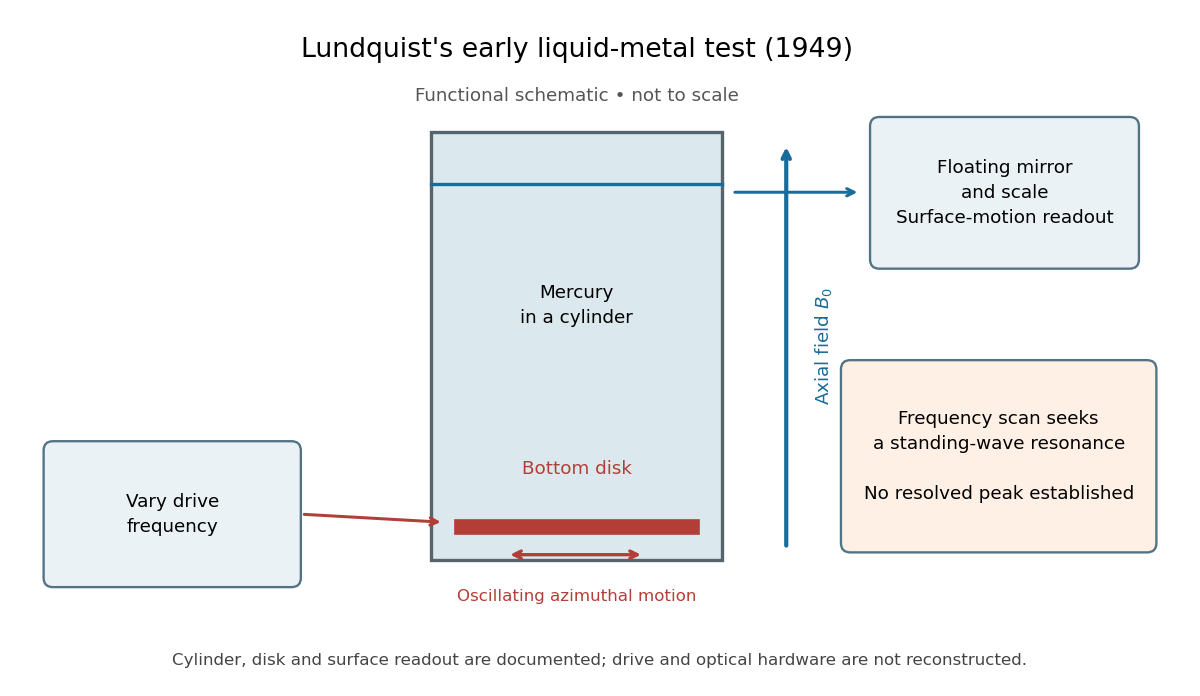

Write the Python code that produced this figure.
"""Draw the functional chain of Lundquist's 1949 mercury test.

Python 3.14 / Matplotlib 3.10.7. Run from _media to emit the matching PNG.
Original functional diagram, not a dimensional reconstruction or historical data.
Apparatus: Sheyko (2014), p.8 fig.1.4; resonance limitation: Tigrine et al.
(2019), GJI 219 S83, section 1, doi:10.1093/gji/ggz112.
"""
from pathlib import Path
import matplotlib.pyplot as plt
from matplotlib.patches import FancyBboxPatch, Rectangle

plt.rcParams.update({'font.size': 11, 'font.family': 'DejaVu Sans'})
fig, ax = plt.subplots(figsize=(10, 5.8), facecolor='white')
ax.set_xlim(0, 10)
ax.set_ylim(0, 5.8)
ax.axis('off')
BLUE = '#176c9c'
RED = '#b33e38'

def box(x, y, w, h, text, color='#eaf2f6'):
    patch = FancyBboxPatch((x, y), w, h, boxstyle='round,pad=0.08',
                           facecolor=color, edgecolor='#527385', linewidth=1.4)
    ax.add_patch(patch)
    ax.text(x + w / 2, y + h / 2, text, ha='center', va='center', linespacing=1.5)

# Connections show function, not the layout of undocumented drive/optics hardware.
box(0.30, 0.90, 2.05, 1.10, 'Vary drive\nfrequency')
box(7.40, 3.65, 2.15, 1.15, 'Floating mirror\nand scale\nSurface-motion readout')
ax.add_patch(Rectangle((3.55, 1.05), 2.50, 3.70, edgecolor='#56656d',
                       facecolor='#dbe8ed', linewidth=2))
ax.plot([3.55, 6.05], [4.30, 4.30], color=BLUE, lw=2)
ax.text(4.80, 3.25, 'Mercury\nin a cylinder', ha='center', va='center', linespacing=1.5)
ax.add_patch(Rectangle((3.75, 1.28), 2.10, 0.12, facecolor=RED, edgecolor=RED))
ax.text(4.80, 1.80, 'Bottom disk', ha='center', color=RED)
ax.annotate('', xy=(5.38, 1.10), xytext=(4.20, 1.10),
            arrowprops={'arrowstyle': '<->', 'color': RED, 'lw': 2})
ax.text(4.80, 0.70, 'Oscillating azimuthal motion', ha='center', color=RED, fontsize=10)
ax.annotate('', xy=(3.66, 1.38), xytext=(2.43, 1.45),
            arrowprops={'arrowstyle': '->', 'color': RED, 'lw': 1.8})
ax.annotate('', xy=(7.24, 4.23), xytext=(6.13, 4.23),
            arrowprops={'arrowstyle': '->', 'color': BLUE, 'lw': 1.8})
ax.annotate('', xy=(6.60, 4.65), xytext=(6.60, 1.15),
            arrowprops={'arrowstyle': '->', 'color': BLUE, 'lw': 2.5})
ax.text(6.83, 2.90, 'Axial field $B_0$', ha='left', va='center', rotation=90, color=BLUE)
ax.text(4.80, 5.40, "Lundquist's early liquid-metal test (1949)", ha='center', fontsize=16)
ax.text(4.80, 5.02, 'Functional schematic • not to scale', ha='center', color='#555555', fontsize=11)
box(7.15, 1.20, 2.55, 1.50, 'Frequency scan seeks\na standing-wave resonance\n\nNo resolved peak established', color='#fff0e6')
ax.text(5, 0.15, 'Cylinder, disk and surface readout are documented; drive and optical hardware are not reconstructed.',
        ha='center', fontsize=10, color='#444444')
fig.subplots_adjust(left=0.015, right=0.985, top=0.985, bottom=0.02)
fig.savefig(Path(__file__).with_suffix('.png').name, dpi=120, facecolor='white')
plt.close(fig)
